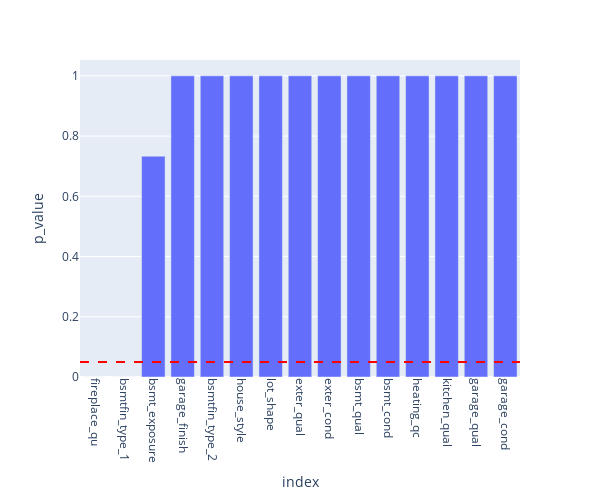

Notebook cell for this chart:
### Markdown cell above
Bar - P value of Ordinal Features

Comment:

* Most of the features that are above the threshold of 0.05 is regards to the quality and condition of the building. Intuitively, these features are important for a home buyer. Will further analyze by merging the features together.

### Code cell
# top correlated features + p_values visualization from chi-square test
p_values = pd.Series(chi_scores[1],index = X_chi_sdf.columns)
p_values.sort_values(inplace = True)

fig=px.bar(p_values, labels={'value': 'p_value'}, width=600, height=500)
fig.add_hline(y=0.05, line_dash="dash", line_color="red")
fig.update_layout(showlegend=False)
fig.update_xaxes(tickangle = 90)

### Figure 1 — Plotly figure (JSON) as saved in the notebook; plotly's stock layout.template omitted (floating-point values rounded to 4 significant figures)
{"data": [{"alignmentgroup": "True", "hovertemplate": "variable=0<br>index=%{x}<br>p_value=%{y}<extra></extra>", "legendgroup": "0", "marker": {"color": "#636efa", "pattern": {"shape": ""}}, "name": "0", "offsetgroup": "0", "orientation": "v", "showlegend": true, "textposition": "auto", "type": "bar", "x": ["fireplace_qu", "bsmtfin_type_1", "bsmt_exposure", "garage_finish", "bsmtfin_type_2", "house_style", "lot_shape", "exter_qual", "exter_cond", "bsmt_qual", "bsmt_cond", "heating_qc", "kitchen_qual", "garage_qual", "garage_cond"], "xaxis": "x", "y": [3.496e-124, 1.487e-29, 0.7332, 1.0, 1.0, 1.0, 1, 1, 1, 1, 1, 1, 1, 1, 1], "yaxis": "y"}], "layout": {"barmode": "relative", "height": 500, "legend": {"title": {"text": "variable"}, "tracegroupgap": 0}, "margin": {"t": 60}, "shapes": [{"line": {"color": "red", "dash": "dash"}, "type": "line", "x0": 0, "x1": 1, "xref": "x domain", "y0": 0.05, "y1": 0.05, "yref": "y"}], "showlegend": false, "width": 600, "xaxis": {"anchor": "y", "domain": [0, 1], "tickangle": 90, "title": {"text": "index"}}, "yaxis": {"anchor": "x", "domain": [0, 1], "title": {"text": "p_value"}}}}
